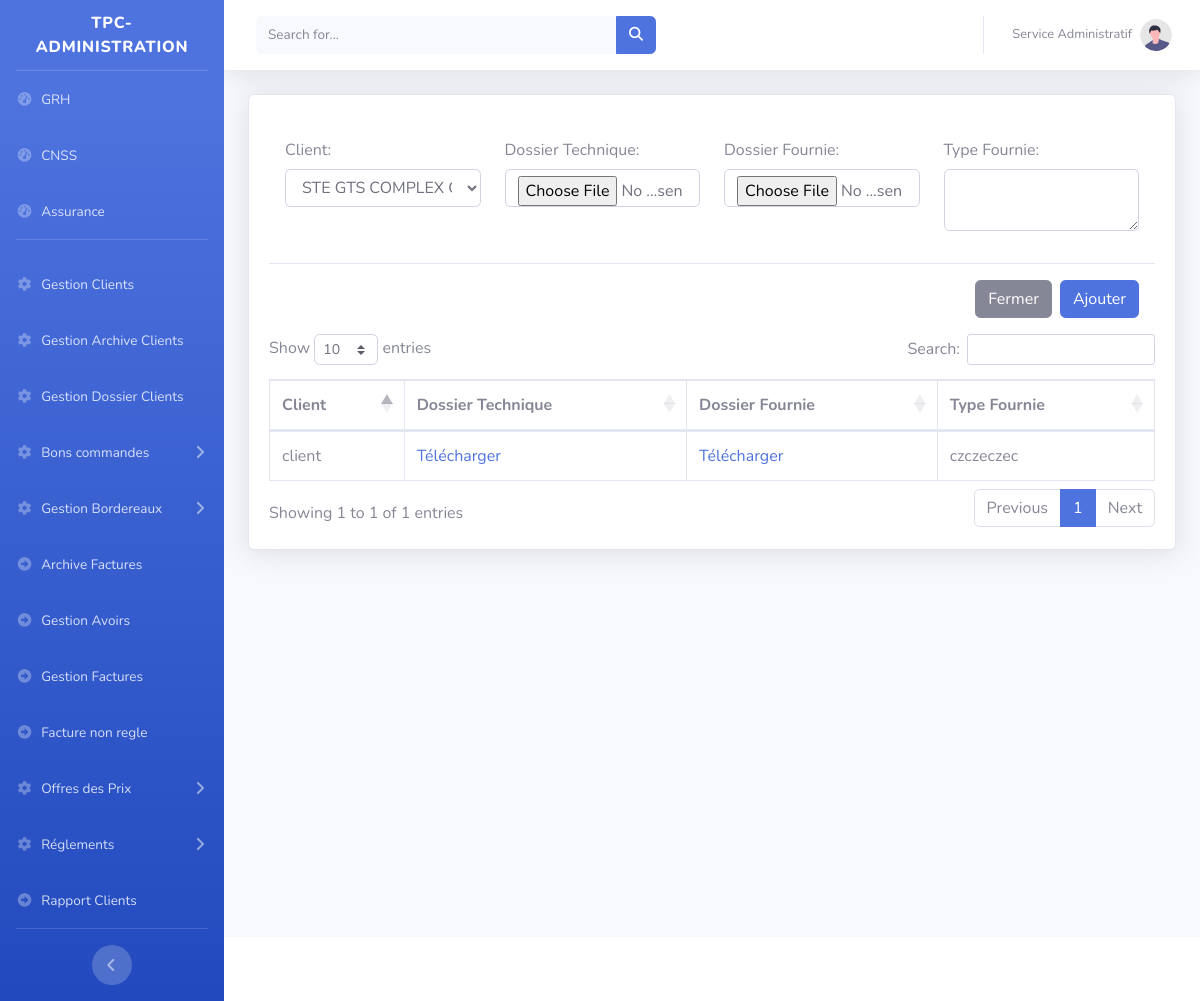
Screenshot of /main.php?DossierClient with the database file from the repository.
### tables this page shows
CREATE TABLE `dossiersclients` (
  `idDossier` int(11) NOT NULL AUTO_INCREMENT,
  `dossierTechnique` varchar(250) DEFAULT NULL,
  `dossierFournie` varchar(250) DEFAULT NULL,
  `typePiecesDossierFournie` text DEFAULT NULL,
  `client_id` int(11) DEFAULT NULL,
  PRIMARY KEY (`idDossier`),
  KEY `client_id` (`client_id`),
  CONSTRAINT `dossiersclients_ibfk_1` FOREIGN KEY (`client_id`) REFERENCES `clients` (`id`) ON DELETE CASCADE ON UPDATE CASCADE
);

CREATE TABLE `clients` (
  `id` int(11) NOT NULL AUTO_INCREMENT,
  `type_client` varchar(200) DEFAULT NULL,
  `convention` varchar(100) DEFAULT NULL,
  `pieceConvention` varchar(250) DEFAULT NULL,
  `nom_client` varchar(200) DEFAULT NULL,
  `code_client` varchar(11) DEFAULT NULL,
  `adresse` text DEFAULT NULL,
  `matriculeFiscale` varchar(100) DEFAULT NULL,
  `exonoration` varchar(100) DEFAULT NULL,
  `pieceExonoration` varchar(200) DEFAULT NULL,
  `tel` varchar(200) DEFAULT NULL,
  `email` varchar(200) DEFAULT NULL,
  `numexonoration` varchar(250) DEFAULT NULL,
  `ValiditeExonoration` varchar(250) DEFAULT NULL,
  PRIMARY KEY (`id`),
  KEY `matriculeFiscale` (`matriculeFiscale`),
  KEY `clent` (`nom_client`(191))
);

### class/connexion.db.php (called while the page is built)
<?php
function connexion(): PDO {
    $host = getenv('DB_HOST') ?: '127.0.0.1';
    $port = getenv('DB_PORT') ?: 3306;
    $db   = getenv('DB_NAME') ?: 'tpc';
    $user = getenv('DB_USER') ?: 'root';
    $pass = getenv('DB_PASSWORD') !== false ? getenv('DB_PASSWORD') : '';
    $dsn = "mysql:host=$host;port=$port;dbname=$db;charset=utf8mb4";
    $opts = [
        PDO::ATTR_ERRMODE            => PDO::ERRMODE_EXCEPTION,
        PDO::ATTR_DEFAULT_FETCH_MODE => PDO::FETCH_ASSOC,
        PDO::ATTR_EMULATE_PREPARES   => false,
    ];
    return new PDO($dsn, $user, $pass, $opts);
}

### class/client.class.php (called while the page is built, shortened)
<?php
include_once 'connexion.db.php';
class Clients{
	private $cnx;
	public function __construct(){$this->cnx=connexion();}
	public function getAllClients(){
		$sql="SELECT * FROM clients";
		$req=$this->cnx->query($sql);
		$resultat=$req->fetchAll();
		return $resultat;
	}
}
$clt=new Clients();

### class/DossierClients.class.php (called while the page is built, shortened)
<?php
include_once 'connexion.db.php';
class DossierClients{
	private $cnx;
	public function __construct(){$this->cnx=connexion();}
	public function getAllDossierClients(){
		$sql="SELECT * FROM dossiersclients as dclient,clients as clt where dclient.client_id=clt.id";
		$req=$this->cnx->query($sql);
		$resultat=$req->fetchAll();
		return $resultat;
	}
}
$dossierClient=new DossierClients();

### pages/DossierClients/Dossiers.php (the view, shortened to what this page needs)
<?php
include 'class/DossierClients.class.php';
include 'class/client.class.php';
$clients=$clt->getAllClients();
$getAllDossier=$dossierClient->getAllDossierClients();
?>
    <div class="card shadow mb-4">
                          <div class="card-body">
					<form method="post"  enctype="multipart/form-data"  >
		  <div class="modal-body row">
			  <div class="mb-3  col-3">
				<label for="client" class="col-form-label">Client:</label>
				<select class="form-control" id="client" name="client">
				 <?php if(!empty($clients)){
						foreach($clients as $key){?>
				 <option value="<?=$key['id']?>"><?=$key['nom_client']?></option>
				 <?php }} ?>
				</select>
			  </div>
			  <div class="mb-3  col-3">
				<label for="dossierTechnique" class="col-form-label">Dossier Technique:</label>
				<input type="file"  class="form-control" id="dossierTechnique" name="dossierTechnique"/>
			</div>
			 <div class="mb-3 col-3">
				<label for="dossierFournie" class="col-form-label">Dossier Fournie:</label>
				<input type="file"  class="form-control" id="dossierFournie" name="dossierFournie"/>
			</div>
			 <div class="mb-3 col-3">
				<label for="typeFournie" class="col-form-label">Type Fournie:</label>
				<textarea   class="form-control" id="typeFournie" name="typeFournie" ></textarea>
			</div>
		  </div>
		  <div class="modal-footer">
			<button type="button" class="btn btn-secondary" data-bs-dismiss="modal">Fermer</button>
			<button type="submit" class="btn btn-primary" name="btnSubmitAjout" >Ajouter</button>
		  </div>
		  </form>
	 <table class="table table-bordered" id="dataTable" width="100%" cellspacing="0">
	  <thead>
             <tr>
				<th >Client</th><th >Dossier Technique</th><th >Dossier Fournie </th><th >Type Fournie</th>
				</tr>
		</thead>
		<tbody>
		<?php if(!empty($getAllDossier)){
			foreach($getAllDossier as $key){?>
             <tr>
				<td ><?=$key['nom_client']?></td>
				<td ><a href="./pages/DossierClients/DossierTechnique/<?=$key['dossierTechnique']?>">Télécharger</a></td>
				<td ><a href="./pages/DossierClients/DossierFourni/<?=$key['dossierFournie']?>">Télécharger</a></td>
				<td ><?=$key['typePiecesDossierFournie']?></td>
				</tr>
		<?php }} ?>
		</tbody>
	 </table>
						  </div>
                    </div>

### rows the page displays
dossiersclients: client.nom_client "client", typePiecesDossierFournie "czczeczec"

### other values shown
form field client "STE GTS COMPLEX CULTIREL"
